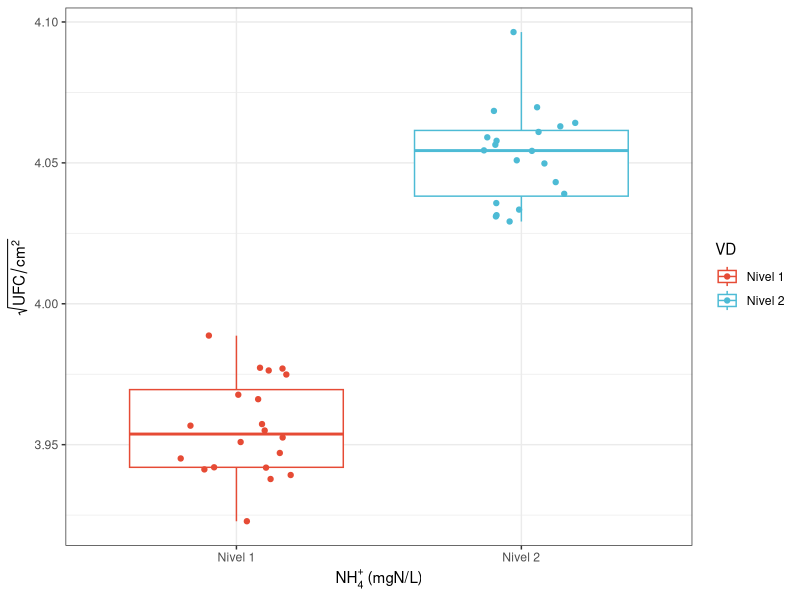
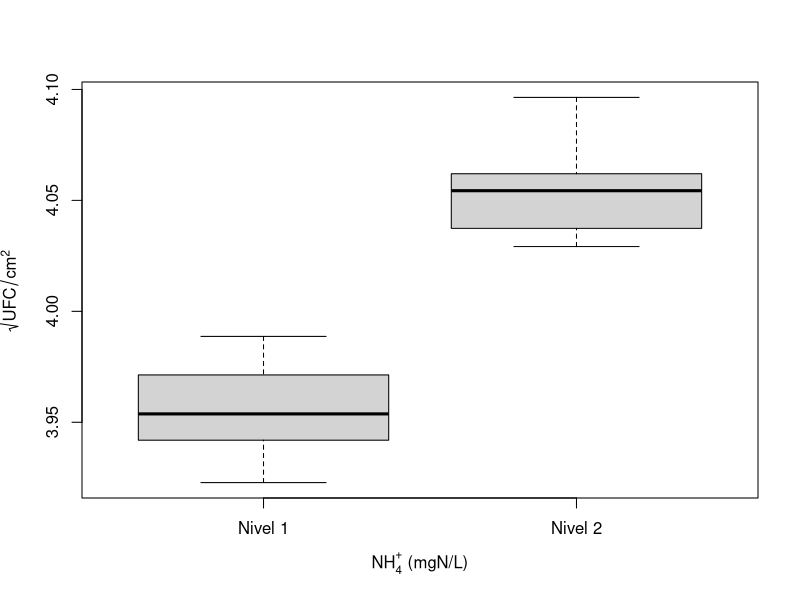
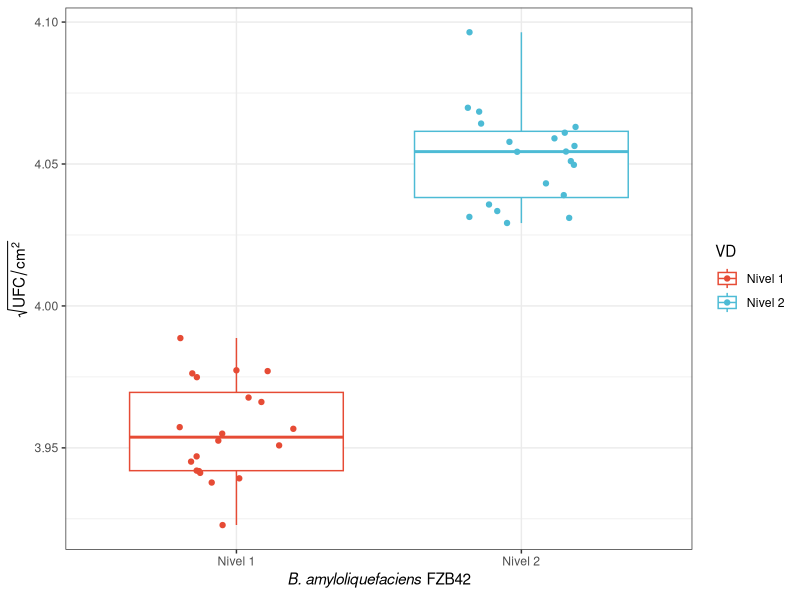
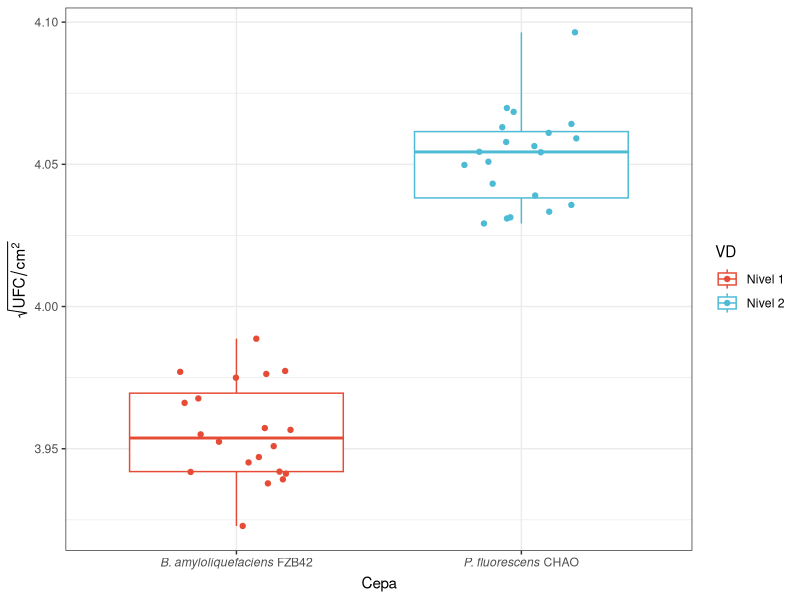
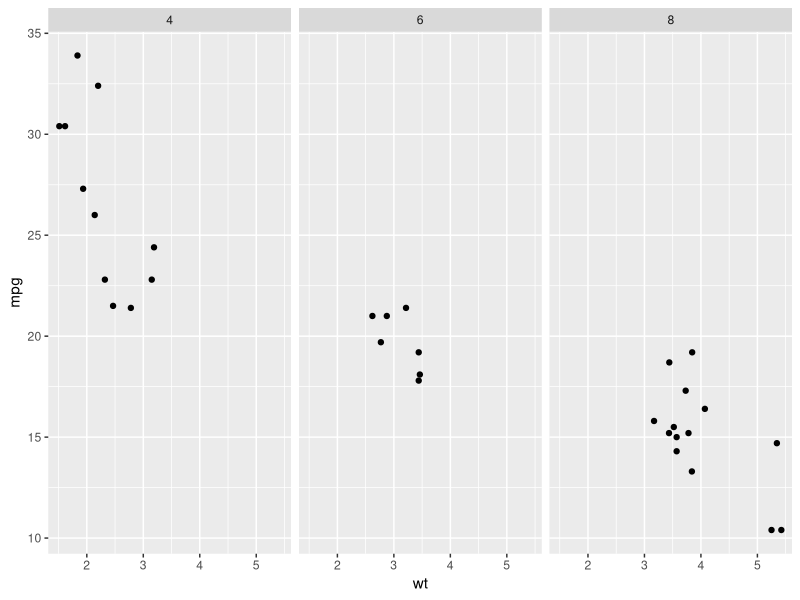
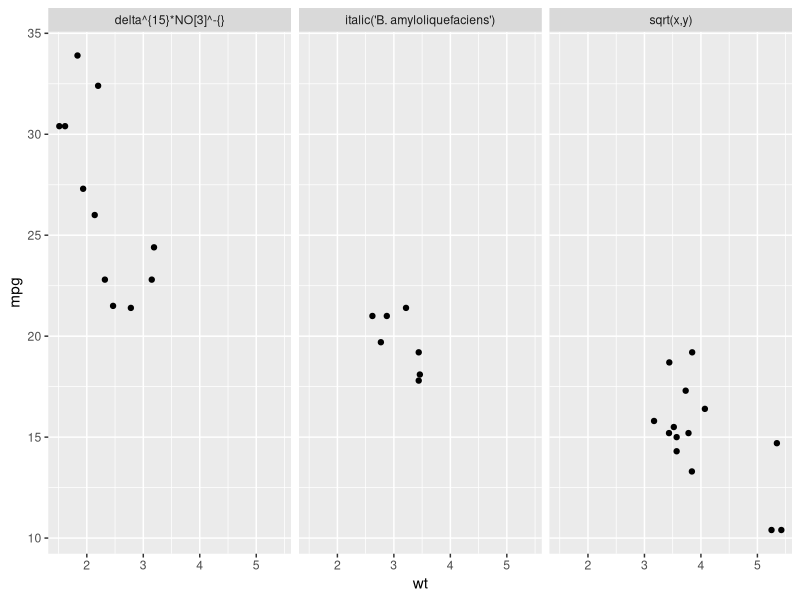
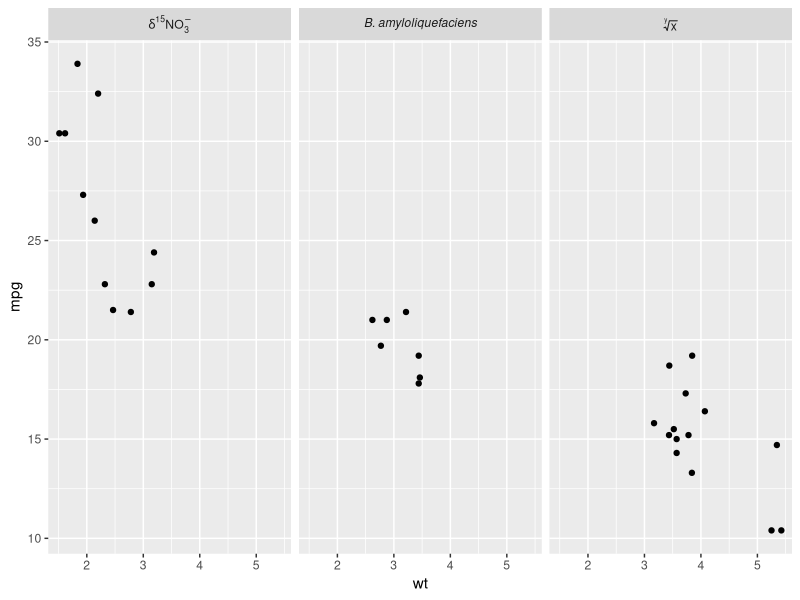
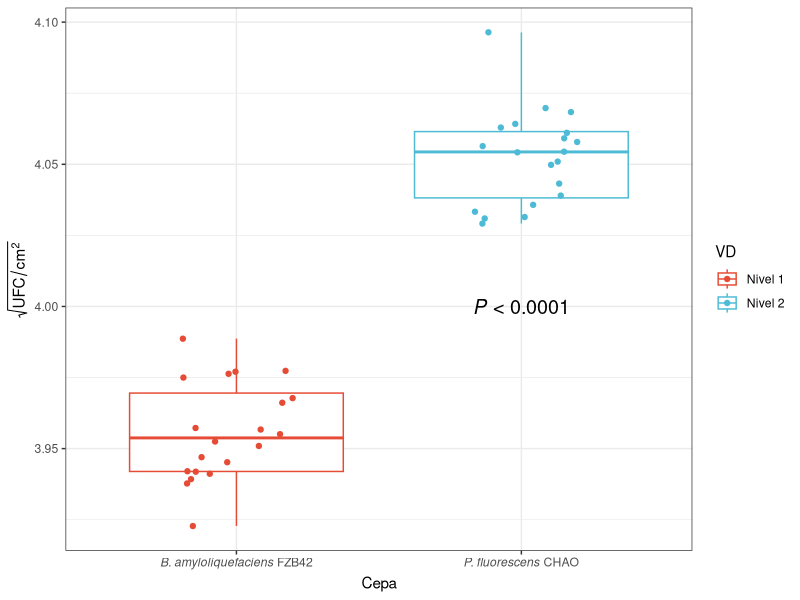

R code for these plots, in order:
## ---- chunk 1
wdata = data.frame(
   VD = factor(rep(c("Nivel 1", "Nivel 2"), each=20)),
   VR = c(rnorm(20, 52), rnorm(20, 58)))
attach(wdata)
## ---- chunk 2
library(ggplot2)
library(ggsci)

ggplot(wdata, aes(x=VD, log(VR), colour=VD))+geom_boxplot() + geom_jitter(width = 0.2)+ labs(x = expression(paste("NH"[4]^+{}, " (mgN/L)")),
                  y = expression(paste(sqrt(UFC/cm^{2})))) + theme_bw() + scale_color_npg()
## ---- chunk 3
boxplot(log(VR)~VD, xlab=expression(paste("NH"[4]^+{}, " (mgN/L)")),
     ylab=expression(paste(sqrt(UFC/cm^{2})))) 

## ---- chunk 4
library(ggplot2)
ggplot(wdata, aes(x=VD, log(VR), colour=VD))+geom_boxplot() + geom_jitter(width = 0.2)+  scale_color_npg() + labs(x = expression(paste(italic('B. amyloliquefaciens'), " FZB42")),
                  y = expression(paste(sqrt(UFC/cm^{2})))) + theme_bw()
## ---- chunk 5

etiqueta<-c(expression(paste(italic('B. amyloliquefaciens'),' FZB42')), 
             expression(paste(italic('P. fluorescens'),' CHAO')))

## ---- chunk 6
ggplot(wdata, aes(x=VD, log(VR), colour=VD))+geom_boxplot() + geom_jitter(width = 0.2)+  scale_color_npg() + labs(x = 'Cepa', y = expression(paste(sqrt(UFC/cm^{2})))) + theme_bw() + 
      scale_x_discrete(labels = etiqueta)
## ---- chunk 7
library(ggplot2)
qplot(wt, mpg, data = mtcars) + facet_grid(. ~ cyl)
## ---- chunk 8
mtcars$cyl2 <- factor(mtcars$cyl, labels = c("delta^{15}*NO[3]^-{}", "italic('B. amyloliquefaciens')", "sqrt(x,y)"))
qplot(wt, mpg, data = mtcars) + facet_grid(. ~ cyl2)
## ---- chunk 9
mtcars$cyl2 <- factor(mtcars$cyl, labels = c("delta^{15}*NO[3]^-{}", "italic('B. amyloliquefaciens')", "sqrt(x,y)"))
qplot(wt, mpg, data = mtcars) + facet_grid(. ~ cyl2,
                                           labeller = label_parsed)
## ---- chunk 10

library(ggplot2)
ggplot(wdata, aes(x=VD, log(VR), colour=VD))+geom_boxplot() + geom_jitter(width = 0.2)+  scale_color_npg() + labs(x = 'Cepa', y = expression(paste(sqrt(UFC/cm^{2})))) + theme_bw() + 
      scale_x_discrete(labels = etiqueta) + annotate("text", x=2, y=4, 
                                   label="paste(italic(P) , \" < 0.0001\")", parse = TRUE,
                                   size=5)
